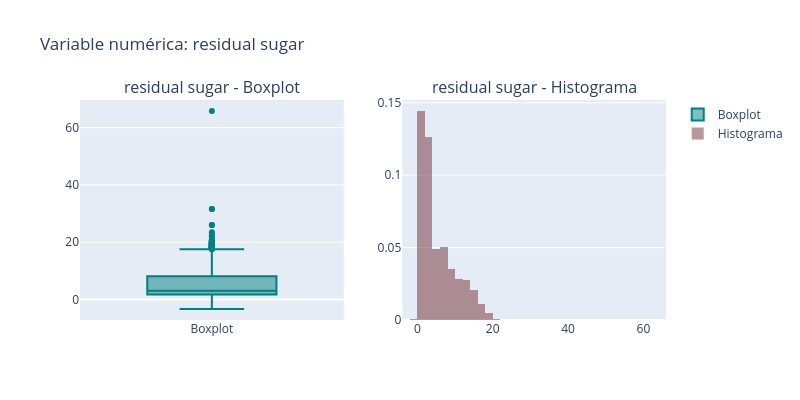
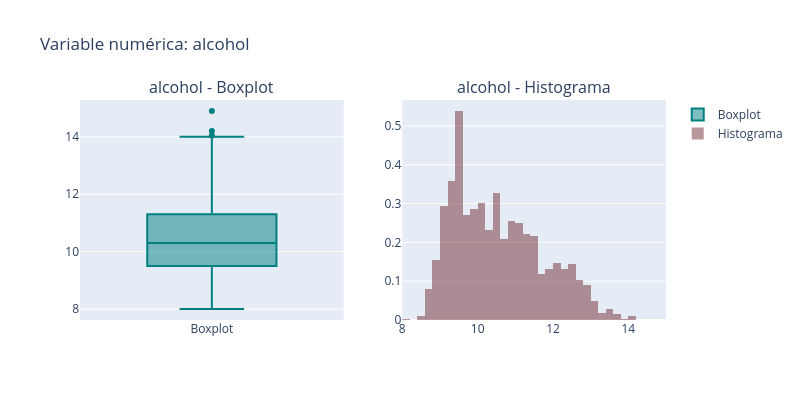
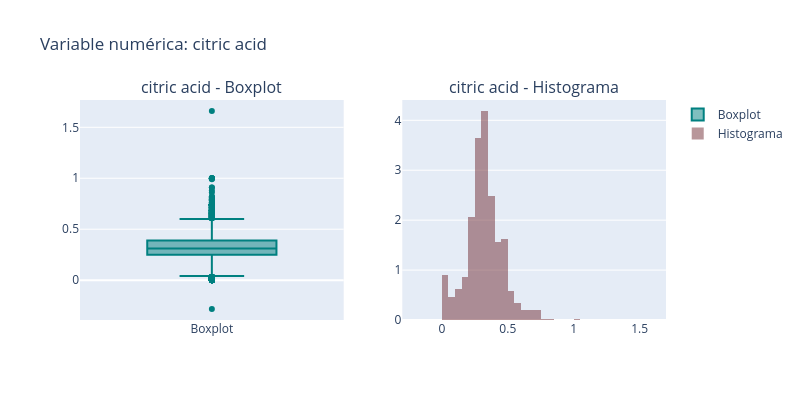
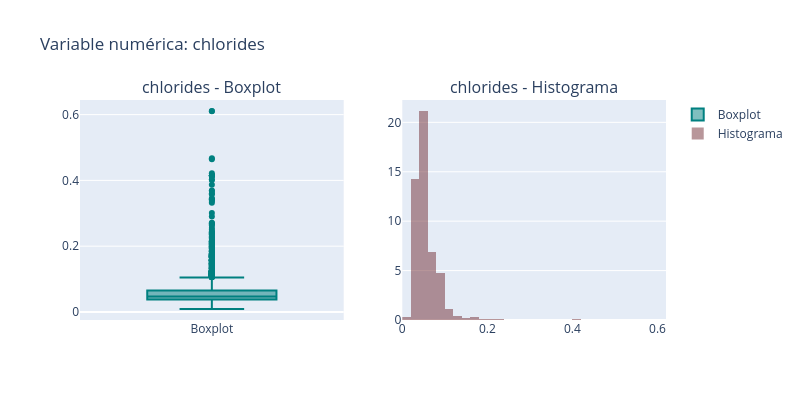

Notebook source saved alongside these figures, in order:
### Markdown cell above
Exploración de distribución de cada variable para la detección de valores atípicos (primer acercamiento).

### Code cell
analisis.plot_num()

### Figure 1 — Plotly figure (JSON) as saved in the notebook; plotly's stock layout.template omitted (floating-point values rounded to 4 significant figures; data arrays with more than 128 entries replaced by an {"elided": "..."} marker saying what was removed)
{"data": [{"marker": {"color": "#008080"}, "name": "Boxplot", "type": "box", "xaxis": "x", "y": {"elided": "6497 float values"}, "yaxis": "y"}, {"histnorm": "probability density", "marker": {"color": "rgba(114, 47, 55, 0.5)"}, "name": "Histograma", "nbinsx": 50, "type": "histogram", "x": {"elided": "6497 float values"}, "xaxis": "x2", "yaxis": "y2"}], "layout": {"annotations": [{"font": {"size": 16}, "showarrow": false, "text": "residual sugar - Boxplot", "x": 0.225, "xanchor": "center", "xref": "paper", "y": 1, "yanchor": "bottom", "yref": "paper"}, {"font": {"size": 16}, "showarrow": false, "text": "residual sugar - Histograma", "x": 0.775, "xanchor": "center", "xref": "paper", "y": 1, "yanchor": "bottom", "yref": "paper"}], "height": 400, "title": {"text": "Variable numérica: residual sugar"}, "width": 800, "xaxis": {"anchor": "y", "domain": [0, 0.45]}, "xaxis2": {"anchor": "y2", "domain": [0.55, 1]}, "yaxis": {"anchor": "x", "domain": [0, 1]}, "yaxis2": {"anchor": "x2", "domain": [0, 1]}}}

### Figure 2 — Plotly figure (JSON) as saved in the notebook; plotly's stock layout.template omitted (floating-point values rounded to 4 significant figures; data arrays with more than 128 entries replaced by an {"elided": "..."} marker saying what was removed)
{"data": [{"marker": {"color": "#008080"}, "name": "Boxplot", "type": "box", "xaxis": "x", "y": {"elided": "6497 float values"}, "yaxis": "y"}, {"histnorm": "probability density", "marker": {"color": "rgba(114, 47, 55, 0.5)"}, "name": "Histograma", "nbinsx": 50, "type": "histogram", "x": {"elided": "6497 float values"}, "xaxis": "x2", "yaxis": "y2"}], "layout": {"annotations": [{"font": {"size": 16}, "showarrow": false, "text": "alcohol - Boxplot", "x": 0.225, "xanchor": "center", "xref": "paper", "y": 1, "yanchor": "bottom", "yref": "paper"}, {"font": {"size": 16}, "showarrow": false, "text": "alcohol - Histograma", "x": 0.775, "xanchor": "center", "xref": "paper", "y": 1, "yanchor": "bottom", "yref": "paper"}], "height": 400, "title": {"text": "Variable numérica: alcohol"}, "width": 800, "xaxis": {"anchor": "y", "domain": [0, 0.45]}, "xaxis2": {"anchor": "y2", "domain": [0.55, 1]}, "yaxis": {"anchor": "x", "domain": [0, 1]}, "yaxis2": {"anchor": "x2", "domain": [0, 1]}}}

### Figure 3 — Plotly figure (JSON) as saved in the notebook; plotly's stock layout.template omitted (floating-point values rounded to 4 significant figures; data arrays with more than 128 entries replaced by an {"elided": "..."} marker saying what was removed)
{"data": [{"marker": {"color": "#008080"}, "name": "Boxplot", "type": "box", "xaxis": "x", "y": {"elided": "6497 float values"}, "yaxis": "y"}, {"histnorm": "probability density", "marker": {"color": "rgba(114, 47, 55, 0.5)"}, "name": "Histograma", "nbinsx": 50, "type": "histogram", "x": {"elided": "6497 float values"}, "xaxis": "x2", "yaxis": "y2"}], "layout": {"annotations": [{"font": {"size": 16}, "showarrow": false, "text": "citric acid - Boxplot", "x": 0.225, "xanchor": "center", "xref": "paper", "y": 1, "yanchor": "bottom", "yref": "paper"}, {"font": {"size": 16}, "showarrow": false, "text": "citric acid - Histograma", "x": 0.775, "xanchor": "center", "xref": "paper", "y": 1, "yanchor": "bottom", "yref": "paper"}], "height": 400, "title": {"text": "Variable numérica: citric acid"}, "width": 800, "xaxis": {"anchor": "y", "domain": [0, 0.45]}, "xaxis2": {"anchor": "y2", "domain": [0.55, 1]}, "yaxis": {"anchor": "x", "domain": [0, 1]}, "yaxis2": {"anchor": "x2", "domain": [0, 1]}}}

### Figure 4 — Plotly figure (JSON) as saved in the notebook; plotly's stock layout.template omitted (floating-point values rounded to 4 significant figures; data arrays with more than 128 entries replaced by an {"elided": "..."} marker saying what was removed)
{"data": [{"marker": {"color": "#008080"}, "name": "Boxplot", "type": "box", "xaxis": "x", "y": {"elided": "6497 float values"}, "yaxis": "y"}, {"histnorm": "probability density", "marker": {"color": "rgba(114, 47, 55, 0.5)"}, "name": "Histograma", "nbinsx": 50, "type": "histogram", "x": {"elided": "6497 float values"}, "xaxis": "x2", "yaxis": "y2"}], "layout": {"annotations": [{"font": {"size": 16}, "showarrow": false, "text": "chlorides - Boxplot", "x": 0.225, "xanchor": "center", "xref": "paper", "y": 1, "yanchor": "bottom", "yref": "paper"}, {"font": {"size": 16}, "showarrow": false, "text": "chlorides - Histograma", "x": 0.775, "xanchor": "center", "xref": "paper", "y": 1, "yanchor": "bottom", "yref": "paper"}], "height": 400, "title": {"text": "Variable numérica: chlorides"}, "width": 800, "xaxis": {"anchor": "y", "domain": [0, 0.45]}, "xaxis2": {"anchor": "y2", "domain": [0.55, 1]}, "yaxis": {"anchor": "x", "domain": [0, 1]}, "yaxis2": {"anchor": "x2", "domain": [0, 1]}}}
